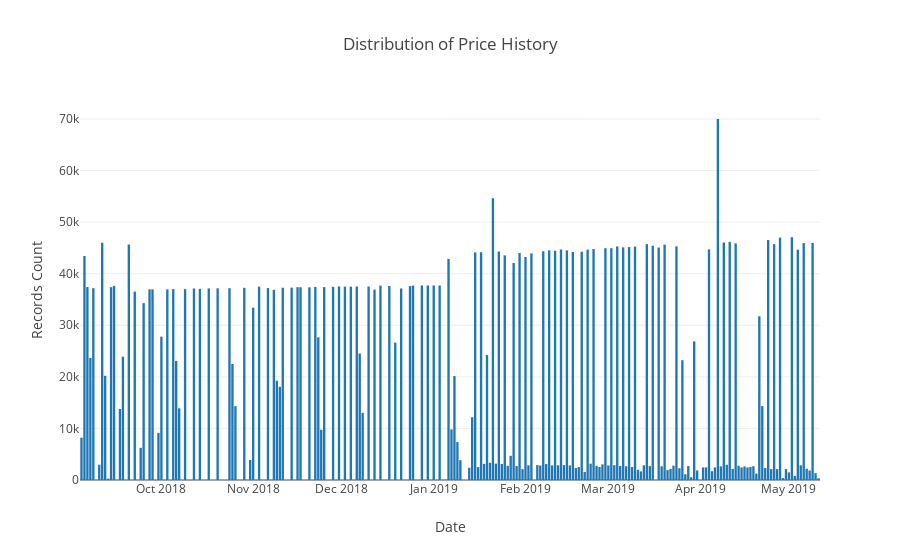

Notebook code for this chart:
### Markdown cell above
## This is historical data from the `pricehistory` Mongo collection.  This is run roughly every 48 hours.

### Code cell
# https://plot.ly/python/bar-charts/

data = [Bar(
        x=grouped_df['date'],
        y=grouped_df['count']
    )]

layout = Layout(
        title='Distribution of Price History',
        xaxis=dict(
            title='Date'
        ),
        yaxis=dict(
            title='Records Count'
        )
    )

fig = Figure(data=data, layout=layout)

iplot(fig)

### Figure 1 — Plotly figure (JSON) as saved in the notebook; plotly's stock layout.template omitted (floating-point values rounded to 4 significant figures; data arrays with more than 128 entries replaced by an {"elided": "..."} marker saying what was removed)
{"data": [{"type": "bar", "uid": "02ddf845-8b59-49fa-ad6f-009c39806672", "x": {"elided": "191 str values"}, "y": {"elided": "191 int values"}}], "layout": {"title": {"text": "Distribution of Price History"}, "xaxis": {"title": {"text": "Date"}}, "yaxis": {"title": {"text": "Records Count"}}}}
